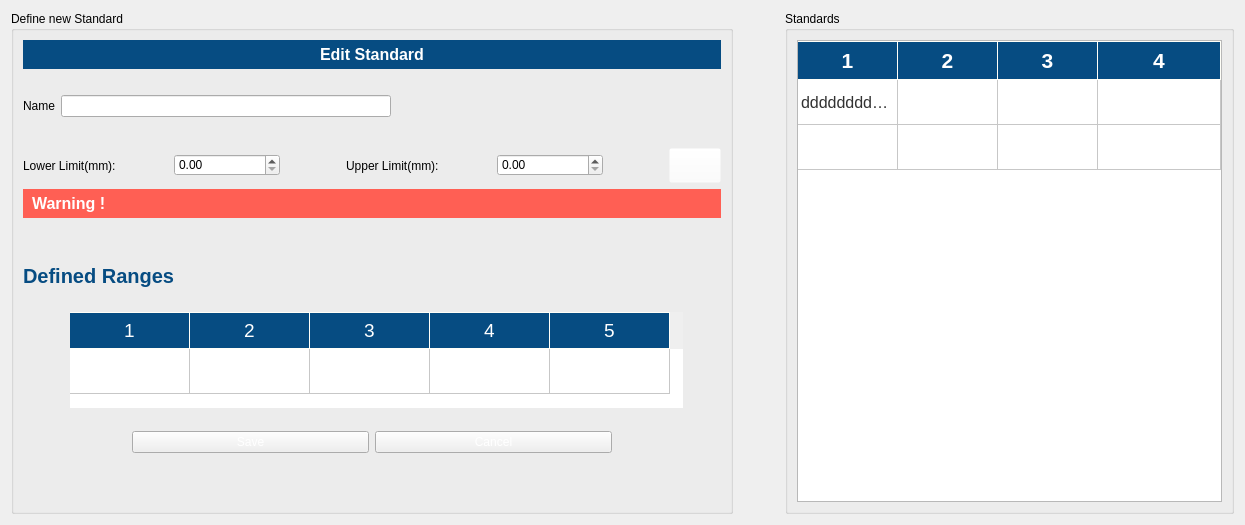
               <widget class="QWidget" name="settingpage_grading_tab">
                <property name="enabled">
                 <bool>true</bool>
                </property>
                <attribute name="title">
                 <string>Grading</string>
                </attribute>
                <layout class="QHBoxLayout" name="horizontalLayout_22">
                 <item>
                  <widget class="QGroupBox" name="settingpage_grading_new_standards_groupbox">
                   <property name="maximumSize">
                    <size>
                     <width>800</width>
                     <height>16777215</height>
                    </size>
                   </property>
                   <property name="title">
                    <string>Define new Standard</string>
                   </property>
                   <layout class="QVBoxLayout" name="verticalLayout_22">
                    <item>
                     <widget class="QLabel" name="settingpage_grading_editmode_lbl">
                      <property name="styleSheet">
                       <string notr="true">font-size: 16px;
font-weight: bold;
color: #ffffff;
background-color:rgb(6, 76, 130);
padding:5px;
margin-bottom:20px;

min-width: 300px;
max-width: 16777px;
</string>
                      </property>
                      <property name="text">
                       <string>Edit Standard</string>
                      </property>
                      <property name="alignment">
                       <set>Qt::AlignCenter</set>
                      </property>
                     </widget>
                    </item>
                    <item>
                     <layout class="QHBoxLayout" name="horizontalLayout_24">
                      <item>
                       <widget class="QLabel" name="label_27">
                        <property name="text">
                         <string>Name</string>
                        </property>
                       </widget>
                      </item>
                      <item>
                       <widget class="QLineEdit" name="settingpage_grading_name_inpt">
                        <property name="styleSheet">
                         <string notr="true"/>
                        </property>
                       </widget>
                      </item>
                      <item>
                       <spacer name="horizontalSpacer_22">
                        <property name="orientation">
                         <enum>Qt::Horizontal</enum>
                        </property>
                        <property name="sizeHint" stdset="0">
                         <size>
                          <width>40</width>
                          <height>20</height>
                         </size>
                        </property>
                       </spacer>
                      </item>
                     </layout>
                    </item>
                    <item>
                     <spacer name="verticalSpacer_8">
                      <property name="orientation">
                       <enum>Qt::Vertical</enum>
                      </property>
                      <property name="sizeType">
                       <enum>QSizePolicy::Maximum</enum>
                      </property>
                      <property name="sizeHint" stdset="0">
                       <size>
                        <width>20</width>
                        <height>25</height>
                       </size>
                      </property>
                     </spacer>
                    </item>
                    <item>
                     <layout class="QGridLayout" name="gridLayout_13">
                      <item row="0" column="4">
                       <widget class="QDoubleSpinBox" name="settingpage_grading_up_limit_spinbox">
                        <property name="styleSheet">
                         <string notr="true">max-width:100px;
min-width: 50px;</string>
                        </property>
                        <property name="maximum">
                         <double>25.000000000000000</double>
                        </property>
                       </widget>
                      </item>
                      <item row="0" column="0">
                       <widget class="QLabel" name="label_28">
                        <property name="styleSheet">
                         <string notr="true">max-width:300px;</string>
                        </property>
                        <property name="text">
                         <string>Lower Limit(mm):</string>
                        </property>
                       </widget>
                      </item>
                      <item row="0" column="1">
                       <widget class="QDoubleSpinBox" name="settingpage_grading_low_limit_spinbox">
                        <property name="styleSheet">
                         <string notr="true">max-width:100px;
min-width: 50px;</string>
                        </property>
                        <property name="maximum">
                         <double>25.000000000000000</double>
                        </property>
                       </widget>
                      </item>
                      <item row="0" column="5">
                       <spacer name="horizontalSpacer_19">
                        <property name="orientation">
                         <enum>Qt::Horizontal</enum>
                        </property>
                        <property name="sizeType">
                         <enum>QSizePolicy::Maximum</enum>
                        </property>
                        <property name="sizeHint" stdset="0">
                         <size>
                          <width>60</width>
                          <height>20</height>
                         </size>
                        </property>
                       </spacer>
                      </item>
                      <item row="0" column="2">
                       <spacer name="horizontalSpacer_20">
                        <property name="orientation">
                         <enum>Qt::Horizontal</enum>
                        </property>
                        <property name="sizeType">
                         <enum>QSizePolicy::Maximum</enum>
                        </property>
                        <property name="sizeHint" stdset="0">
                         <size>
                          <width>60</width>
                          <height>20</height>
                         </size>
                        </property>
                       </spacer>
                      </item>
                      <item row="0" column="3">
                       <widget class="QLabel" name="label_29">
                        <property name="styleSheet">
                         <string notr="true">max-width:300px;</string>
                        </property>
                        <property name="text">
                         <string>Upper Limit(mm):</string>
                        </property>
                       </widget>
                      </item>
                      <item row="0" column="6">
                       <widget class="QPushButton" name="settingpage_pelletizing_add_range_btn">
                        <property name="minimumSize">
                         <size>
                          <width>0</width>
                          <height>35</height>
                         </size>
                        </property>
                        <property name="styleSheet">
                         <string notr="true">#settingpage_pelletizing_add_range_btn{
background-color:rgba(255, 255, 255,0);
color: white;
max-width: 50px;
min-width: 0px;

}

#settingpage_pelletizing_add_range_btn:hover{
background-color:rgba(255, 255, 255,0);
border: 2px solid rgba(110, 188, 54,20);
border-radius: 200px;

}</string>
                        </property>
                        <property name="text">
                         <string/>
                        </property>
                        <property name="icon">
                         <iconset resource="Assets.qrc">
                          <normaloff>:/assets/Assets/icons/icons8-plus-50.png</normaloff>:/assets/Assets/icons/icons8-plus-50.png</iconset>
                        </property>
                        <property name="iconSize">
                         <size>
                          <width>45</width>
                          <height>45</height>
                         </size>
                        </property>
                       </widget>
                      </item>
                     </layout>
                    </item>
                    <item>
                     <widget class="QLabel" name="settingpage_grading_warning_lbl">
                      <property name="styleSheet">
                       <string notr="true">font-size: 16px;
font-weight: bold;
color: #ffffff;
background-color: rgb(255, 95, 84);
padding:5px;

min-width: 300px;
max-width: 16777px;
</string>
                      </property>
                      <property name="text">
                       <string>Warning !</string>
                      </property>
                     </widget>
                    </item>
                    <item>
                     <spacer name="verticalSpacer_10">
                      <property name="orientation">
                       <enum>Qt::Vertical</enum>
                      </property>
                      <property name="sizeType">
                       <enum>QSizePolicy::Maximum</enum>
                      </property>
                      <property name="sizeHint" stdset="0">
                       <size>
                        <width>20</width>
                        <height>40</height>
                       </size>
                      </property>
                     </spacer>
                    </item>
                    <item>
                     <widget class="QLabel" name="label_26">
                      <property name="styleSheet">
                       <string notr="true">max-width: 200;
font-size:20px;
color:rgb(6, 76, 130);
font-weight:bold;</string>
                      </property>
                      <property name="text">
                       <string>Defined Ranges</string>
                      </property>
                     </widget>
                    </item>
                    <item>
                     <layout class="QHBoxLayout" name="horizontalLayout_28">
                      <property name="leftMargin">
                       <number>9</number>
                      </property>
                      <property name="topMargin">
                       <number>18</number>
                      </property>
                      <item>
                       <spacer name="horizontalSpacer_65">
                        <property name="orientation">
                         <enum>Qt::Horizontal</enum>
                        </property>
                        <property name="sizeHint" stdset="0">
                         <size>
                          <width>40</width>
                          <height>20</height>
                         </size>
                        </property>
                       </spacer>
                      </item>
                      <item>
                       <widget class="QTableWidget" name="settingpage_grading_ranges_table">
                        <property name="sizePolicy">
                         <sizepolicy hsizetype="Expanding" vsizetype="Expanding">
                          <horstretch>0</horstretch>
                          <verstretch>0</verstretch>
                         </sizepolicy>
                        </property>
                        <property name="sizeIncrement">
                         <size>
                          <width>0</width>
                          <height>0</height>
                         </size>
                        </property>
                        <property name="baseSize">
                         <size>
                          <width>0</width>
                          <height>0</height>
                         </size>
                        </property>
                        <property name="cursor" stdset="0">
                         <cursorShape>PointingHandCursor</cursorShape>
                        </property>
                        <property name="styleSheet">
                         <string notr="true">
QHeaderView::section {
    background-color: rgb(6, 76, 130);
	color: #ffffff;
    padding: 4px;
    font-size: 14pt;
    border-style: none;
    border-bottom: 1px solid #fffff8;
    border-right: 1px solid #fffff8;
}

QHeaderView::section:horizontal
{
    border-top: 1px solid #fffff8;
}

QHeaderView::section:vertical
{
    border-left: 1px solid #fffff8;	
}


QTableWidget{
	font-size: 16px;
	color:rgb(50, 50, 50);
}

QTableWidget::item
{
   padding: 10px;
}
</string>
                        </property>
                        <property name="frameShape">
                         <enum>QFrame::NoFrame</enum>
                        </property>
                        <property name="frameShadow">
                         <enum>QFrame::Sunken</enum>
                        </property>
                        <property name="lineWidth">
                         <number>1</number>
                        </property>
                        <property name="midLineWidth">
                         <number>0</number>
                        </property>
                        <property name="sizeAdjustPolicy">
                         <enum>QAbstractScrollArea::AdjustToContents</enum>
                        </property>
                        <property name="autoScroll">
                         <bool>true</bool>
                        </property>
                        <property name="editTriggers">
                         <set>QAbstractItemView::NoEditTriggers</set>
                        </property>
                        <property name="tabKeyNavigation">
                         <bool>true</bool>
                        </property>
                        <property name="showDropIndicator" stdset="0">
                         <bool>true</bool>
                        </property>
                        <property name="selectionMode">
                         <enum>QAbstractItemView::NoSelection</enum>
                        </property>
                        <property name="textElideMode">
                         <enum>Qt::ElideMiddle</enum>
                        </property>
                        <property name="showGrid">
                         <bool>true</bool>
                        </property>
                        <property name="sortingEnabled">
                         <bool>false</bool>
                        </property>
                        <property name="rowCount">
                         <number>1</number>
                        </property>
                        <property name="columnCount">
                         <number>5</number>
                        </property>
                        <attribute name="horizontalHeaderDefaultSectionSize">
                         <number>120</number>
                        </attribute>
                        <attribute name="verticalHeaderVisible">
                         <bool>false</bool>
                        </attribute>
                        <attribute name="verticalHeaderDefaultSectionSize">
                         <number>45</number>
                        </attribute>
                        <row/>
                        <column/>
                        <column/>
                        <column/>
                        <column/>
                        <column/>
                       </widget>
                      </item>
                      <item>
                       <spacer name="horizontalSpacer_66">
                        <property name="orientation">
                         <enum>Qt::Horizontal</enum>
                        </property>
                        <property name="sizeHint" stdset="0">
                         <size>
                          <width>40</width>
                          <height>20</height>
                         </size>
                        </property>
                       </spacer>
                      </item>
                     </layout>
                    </item>
                    <item>
                     <widget class="QFrame" name="horizontalFrame_5">
                      <property name="styleSheet">
                       <string notr="true">color: #ffffff;</string>
                      </property>
                      <layout class="QHBoxLayout" name="horizontalLayout_20">
                       <property name="topMargin">
                        <number>17</number>
                       </property>
                       <item>
                        <spacer name="horizontalSpacer_24">
                         <property name="orientation">
                          <enum>Qt::Horizontal</enum>
                         </property>
                         <property name="sizeType">
                          <enum>QSizePolicy::Maximum</enum>
                         </property>
                         <property name="sizeHint" stdset="0">
                          <size>
                           <width>100</width>
                           <height>20</height>
                          </size>
                         </property>
                        </spacer>
                       </item>
                       <item>
                        <widget class="QPushButton" name="settingpage_grading_save_btn">
                         <property name="text">
                          <string>Save</string>
                         </property>
                        </widget>
                       </item>
                       <item>
                        <widget class="QPushButton" name="settingpage_grading_cancel_btn">
                         <property name="text">
                          <string>Cancel</string>
                         </property>
                        </widget>
                       </item>
                       <item>
                        <spacer name="horizontalSpacer_25">
                         <property name="orientation">
                          <enum>Qt::Horizontal</enum>
                         </property>
                         <property name="sizeType">
                          <enum>QSizePolicy::Maximum</enum>
                         </property>
                         <property name="sizeHint" stdset="0">
                          <size>
                           <width>100</width>
                           <height>20</height>
                          </size>
                         </property>
                        </spacer>
                       </item>
                      </layout>
                     </widget>
                    </item>
                    <item>
                     <spacer name="verticalSpacer_9">
                      <property name="orientation">
                       <enum>Qt::Vertical</enum>
                      </property>
                      <property name="sizeHint" stdset="0">
                       <size>
                        <width>20</width>
                        <height>40</height>
                       </size>
                      </property>
                     </spacer>
                    </item>
                   </layout>
                  </widget>
                 </item>
                 <item>
                  <spacer name="horizontalSpacer_18">
                   <property name="orientation">
                    <enum>Qt::Horizontal</enum>
                   </property>
                   <property name="sizeType">
                    <enum>QSizePolicy::Maximum</enum>
                   </property>
                   <property name="sizeHint" stdset="0">
                    <size>
                     <width>50</width>
                     <height>20</height>
                    </size>
                   </property>
                  </spacer>
                 </item>
                 <item>
                  <widget class="QGroupBox" name="settingpage_grading_standards_groupbox">
                   <property name="sizePolicy">
                    <sizepolicy hsizetype="Preferred" vsizetype="Preferred">
                     <horstretch>0</horstretch>
                     <verstretch>0</verstretch>
                    </sizepolicy>
                   </property>
                   <property name="title">
                    <string>Standards</string>
                   </property>
                   <layout class="QVBoxLayout" name="verticalLayout_17">
                    <item>
                     <widget class="QTableWidget" name="settingpage_grading_standards_table">
                      <property name="styleSheet">
                       <string notr="true">
QHeaderView::section {
    background-color: rgb(6, 76, 130);
	color: #ffffff;
    padding: 4px;
    font-size: 16pt;
	font-weight:bold;
    border-style: none;
    border-bottom: 1px solid #fffff8;
    border-right: 1px solid #fffff8;
}

QHeaderView::section:horizontal
{
    border-top: 1px solid #fffff8;
}

QHeaderView::section:vertical
{
    border-left: 1px solid #fffff8;	
}


QTableWidget{
	font-size: 16px;
	color:rgb(50, 50, 50);
}

QTableWidget::item
{
   padding: 10px;
}
</string>
                      </property>
                      <property name="sizeAdjustPolicy">
                       <enum>QAbstractScrollArea::AdjustToContentsOnFirstShow</enum>
                      </property>
                      <property name="editTriggers">
                       <set>QAbstractItemView::NoEditTriggers</set>
                      </property>
                      <property name="rowCount">
                       <number>2</number>
                      </property>
                      <property name="columnCount">
                       <number>4</number>
                      </property>
                      <attribute name="horizontalHeaderMinimumSectionSize">
                       <number>60</number>
                      </attribute>
                      <attribute name="horizontalHeaderDefaultSectionSize">
                       <number>100</number>
                      </attribute>
                      <attribute name="horizontalHeaderShowSortIndicator" stdset="0">
                       <bool>false</bool>
                      </attribute>
                      <attribute name="horizontalHeaderStretchLastSection">
                       <bool>true</bool>
                      </attribute>
                      <attribute name="verticalHeaderVisible">
                       <bool>false</bool>
                      </attribute>
                      <attribute name="verticalHeaderCascadingSectionResizes">
                       <bool>false</bool>
                      </attribute>
                      <attribute name="verticalHeaderMinimumSectionSize">
                       <number>23</number>
                      </attribute>
                      <attribute name="verticalHeaderDefaultSectionSize">
                       <number>45</number>
                      </attribute>
                      <attribute name="verticalHeaderHighlightSections">
                       <bool>true</bool>
                      </attribute>
                      <attribute name="verticalHeaderShowSortIndicator" stdset="0">
                       <bool>false</bool>
                      </attribute>
                      <attribute name="verticalHeaderStretchLastSection">
                       <bool>false</bool>
                      </attribute>
                      <row/>
                      <row/>
                      <column/>
                      <column/>
                      <column/>
                      <column/>
                      <item row="0" column="0">
                       <property name="text">
                        <string>dddddddddddddddddddddddddddddddd</string>
                       </property>
                      </item>
                     </widget>
                    </item>
                   </layout>
                  </widget>
                 </item>
                </layout>
               </widget>
